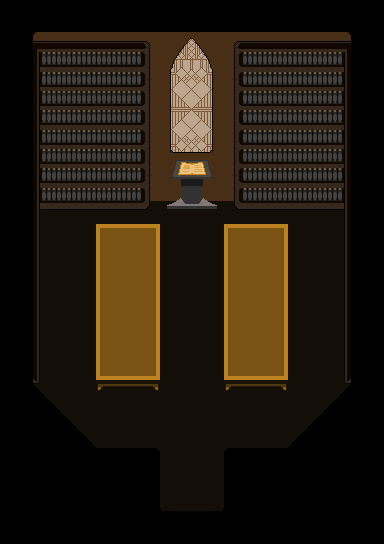

The image is a tile-based game level rendered from a .tmx file. Its description and complete source (layers, tilesets, objects, tile grids) follow:
An orthogonal 12x17 tile map with 32x32 px tiles, 1 tile layer (base) and 10 objects (Warp Zone).

<map version="1.10" tiledversion="1.10.2" orientation="orthogonal" renderorder="right-down" width="12" height="17" tilewidth="32" tileheight="32" infinite="0" nextlayerid="4" nextobjectid="20">
 <tileset firstgid="1" name="prelude-map-library-archive-room" tilewidth="32" tileheight="32" tilecount="340" columns="20">
  <image source="../images/world_tiles/prelude/prelude-map-library-archive-room.png" width="640" height="544" />
 </tileset>
 <layer id="1" name="base" width="12" height="17">
  <data encoding="csv">
5,6,7,8,9,10,11,12,13,14,15,16,
25,26,27,28,29,30,31,32,33,34,35,36,
45,46,47,48,49,50,51,52,53,54,55,56,
65,66,67,68,69,70,71,72,73,74,75,76,
85,86,87,88,89,90,91,92,93,94,95,96,
105,106,107,108,109,110,111,112,113,114,115,116,
125,126,127,128,129,130,131,132,133,134,135,136,
145,146,147,148,149,150,151,152,153,154,155,156,
165,166,167,168,169,170,171,172,173,174,175,176,
185,186,187,188,189,190,191,192,193,194,195,196,
205,206,207,208,209,210,211,212,213,214,215,216,
225,226,227,228,229,230,231,232,233,234,235,236,
245,246,247,248,249,250,251,252,253,254,255,256,
265,266,267,268,269,270,271,272,273,274,275,276,
285,286,287,288,289,290,291,292,293,294,295,296,
305,306,307,308,309,310,311,312,313,314,315,316,
325,326,327,328,329,330,331,332,333,334,335,336
</data>
 </layer>
 <objectgroup id="3" name="Warp Zone">
  <object id="18" name="Warp Zone" type="Warp Zone" x="160.375" y="507.25" width="63" height="3.875">
   <properties>
    <property name="targetWorld" value="prelude_int_library" />
    <property name="targetX" type="int" value="307" />
    <property name="targetY" type="int" value="110" />
   </properties>
  </object>
 </objectgroup>
 <objectgroup id="2" name="Collision">
  <object id="3" x="0" y="0" width="384" height="192" />
  <object id="5" x="32" y="416" width="32" height="128" />
  <object id="6" x="64" y="448" width="96" height="96" />
  <object id="7" x="160" y="512" width="224" height="32" />
  <object id="9" x="224" y="448" width="160" height="64" />
  <object id="10" x="320" y="416" width="64" height="32" />
  <object id="15" x="345" y="193.667" width="38.3333" height="220.667" />
  <object id="16" x="-1" y="192.333" width="39.6667" height="223" />
  <object id="17" x="0" y="416" width="32" height="128" />
 </objectgroup>
</map>
